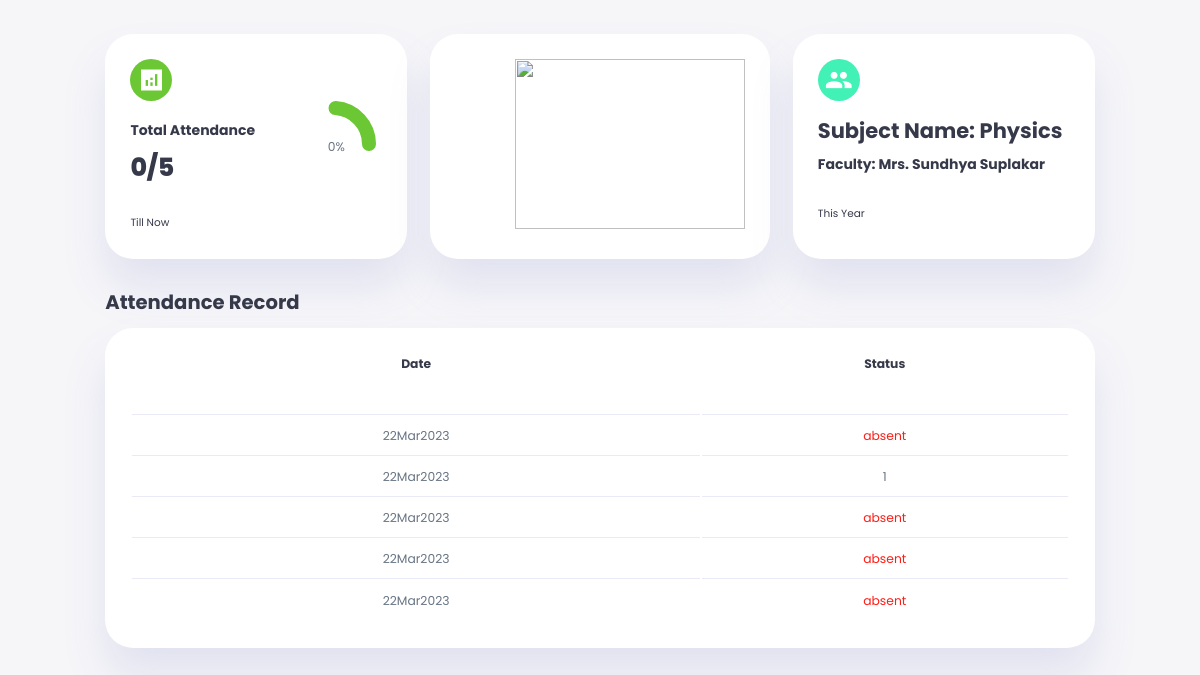
Page /sub_atten/Sub_physics.php (signed in) on the committed database.
### tables this page shows
CREATE TABLE `physics` (
  `Rollno` int NOT NULL,
  `Name` varchar(50) NOT NULL,
  `L1` varchar(20) NOT NULL,
  `L2` varchar(255) NOT NULL DEFAULT 'absent',
  `L3` varchar(255) NOT NULL DEFAULT 'absent',
  `L4` varchar(255) NOT NULL DEFAULT 'absent',
  `L5` varchar(255) NOT NULL DEFAULT 'absent',
  `L6` varchar(255) NOT NULL DEFAULT 'absent'
);

### sub_atten/SubjectP.php (called while the page is built, shortened)
<?php
function getTotalPresentCount($tableName) {
  require('db_connect.php');
    $result = $conn->query("SHOW COLUMNS FROM $tableName");
    $columns = array();
    if ($result->num_rows > 0) {
        while ($row = $result->fetch_assoc()) {
            $columnName = $row["Field"];
            if (substr($columnName, 0, 1) === "L") {
                $columns[] = $columnName;
            }
        }
        $TC = count($columns);
    } else {
        echo "Error: No columns found in table '$tableName'";
        exit();
    }
    $sql = "SELECT ";
    $caseStatements = array();
    foreach ($columns as $column) {
        $caseStatements[] = "(CASE WHEN $column = 'present' THEN 1 ELSE 0 END)";
    }
    $sqltest = mysqli_query($conn, "SELECT * FROM users WHERE unique_id = {$_SESSION['unique_id']}");
    if (mysqli_num_rows($sqltest) > 0) {
        $row = mysqli_fetch_assoc($sqltest);
    }
    $name = $row['fname'];
    $sql .= implode(" + ", $caseStatements) . " AS total_present FROM $tableName WHERE name = '$name' LIMIT 1";
    $result = $conn->query($sql);
    if (!$result) {
        echo "Error: " . $sql . "<br>" . $conn->error;
    } else {
        if ($result->num_rows > 0) {
            while($row = $result->fetch_assoc()) {
                $TPC = $row["total_present"];
                $per = ($TPC / $TC * 100);
                $resultArray = array("TPC" => $TPC, "TC" => $TC, "percentage" => $per);
                return $resultArray;
            }
        } else {
            echo "0 results";
        }
    }
}
$physicsResult = getTotalPresentCount("physics");
$physicsTPC = $physicsResult["TPC"];
$physicsTC = $physicsResult["TC"];

### sub_atten/Sub_physics.php (the view, shortened to what this page needs)
<!DOCTYPE html>
<html lang="en">
<head>
    <link rel="stylesheet" href="./Sub_attn.css">
</head>
<body>
    <div class="container">
        <aside>
        </aside>
        <main>
            <div class="insights">
                <div class="attendance">
                    <span class="material-icons-sharp">analytics</span>
                    <?php
                    include 'SubjectP.php';
                    $attendance_percentage = round(($physicsTPC / ($physicsTC-1)) * 100);
                    ?>
                    <div class="middle">
                        <div class="left">
                            <h3>Total Attendance</h3>
                            <h1><?php echo $physicsTPC.'/'.($physicsTC-1); ?></h1>
                        </div>
                        <div class="progress">
                            <svg>
                                <circle cx='38' cy='38' r='36' style="stroke-dashoffset: calc(228 - (228 * <?php echo $attendance_percentage; ?>) / 100);"></circle>
                            </svg>
                            <div class="number">
                                <p><?php echo $attendance_percentage.'%'; ?></p>
                            </div>
                        </div>
                    </div>
                    <small class="text-mute">Till Now</small>
                </div>
             <div class="Leaves">
                    <div class="middle">
                        <div class="left">
                        <img src="physics.jpg" class="img" >
                        </div>
                    </div>
            </div>
            <div class="Leaves">
                    <span class="material-icons-sharp">group</span>
                    <div class="middle">
                        <div class="left">
                            <h2>Subject Name: Physics</h2>
                            <h4>Faculty: Mrs. Sundhya Suplakar </h4>
                        </div>
                    </div>
                    <small class="text-mute">This Year</small>
            </div>
</div>
<?php
require('db_connect.php');
$sqltest = mysqli_query($conn, "SELECT * FROM users WHERE unique_id = {$_SESSION['unique_id']}");
        if (mysqli_num_rows($sqltest) > 0) {
            $row = mysqli_fetch_assoc($sqltest);
        }
$name = $row['fname'];
$sql1 = "SELECT * FROM physics WHERE name = '$name'";
$sql2 = "SELECT * FROM physics WHERE name = 'Timestamp'";
$result1 = mysqli_query($conn, $sql1);
$result2 = mysqli_query($conn, $sql2);
if (mysqli_num_rows($result1) > 0 && mysqli_num_rows($result2) > 0) {
    $dates = mysqli_fetch_array($result1, MYSQLI_NUM);
    $statuses = mysqli_fetch_array($result2, MYSQLI_NUM);
    echo '
            <div class="staff-attendance">
            <h2>Attendance Record</h2>
            <table>
            <thead>
                <tr>
                    <th>Date</th>
                    <th>Status</th>
                </tr>
            </thead>
            <tbody>';
            for ($i = 2; $i < count($dates); $i++) {
                if ($dates[$i] == 'absent') {
                    $class = 'warning';
                } elseif ($dates[$i] == 'present') {
                    $class = 'success';
                } else {
                    $class = '';
                }
                echo '<tr>
                        <td>' . substr($statuses[$i], 0, -5) . '</td>
                        <td class="' . $class . '">' . $dates[$i] . '</td>
                      </tr>';
            }
    echo '</tbody>
          </table>
          </div>';
} else {
    echo "No results found.";
}
?>
        </main>
    </div>
</body>
</html>

### sub_atten/Sub_attn.css (style rules this page uses)
:root { --color-primary: #6BC733; --color-danger:#7380ec; --color-success: #41f1b6; --color-warning: #FF1D15; --color-white: #fff; --color-info-dark: #c9cbce; --color-dark: #363949; --color-light: rgba(132, 139, 200, 0.18); --color-primary-variant: #111e88; --color-dark-variant: #677483; --color-background: #f6f6f9; --card-border-radius: 2rem; --border-radius-1: 0.4rem; --border-radius-2: 0.8rem; --border-radius-3: 1.2rem; --card-padding: 1.8rem; --padding-1: 1.2rem; --box-shadow: 0 2rem 3rem var(--color-light); }
* { margin: 0; padding: 0; outline: 0; appearance: none; border: 0; text-decoration: none; box-sizing: border-box; }
html { font-size: 14px; }
body { width: 100vw; height: 100vh; font-family: poppins, sans-serif; font-size: 0.88rem; background: var(--color-background); user-select: none; overflow-x:hidden; color: var(--color-dark); }
.img { margin-left: 60px; width: 230px; height: 170px; }
.container { display: grid; width: 96%; margin: 0 auto; gap: 0.8rem; grid-template-columns: 5rem auto 5rem; }
h1 { font-weight: 800; font-size: 1.8rem; }
h2 { font-size: 1.4rem; }
h3 { font-size: 0.87rem; }
h4 { font-size: 0.8rem; }
small { font-size: 0.75rem; }
p { color: var(--color-dark-variant); }
.warning { color: var(--color-warning); }
aside { height: 100vh; }
main { margin-top: 1.4rem; }
main .insights { display: grid; grid-template-columns: repeat(3, 1fr); gap: 1.6rem; }
main .insights > div { background: var(--color-white); padding: var(--card-padding); border-radius: var(--card-border-radius); margin-top: 1rem; box-shadow: var(--box-shadow); transition: all 300ms ease; }
main .insights > div span { background: var(--color-primary); padding: 0.5rem; border-radius: 50%; color: var(--color-white); font-size: 2rem; }
main .insights > div.Leaves span { background: var(--color-success); }
main .insights > div .middle { display: flex; align-items: center; justify-content: space-between; }
main .insights h2 { margin: 1rem 0 0.6rem; font-size: 1.5rem; }
main .insights h3 { margin: 1rem 0 0.6rem; font-size: 1rem; }
main .insights h4 { margin: 0.5rem 0 0.6rem; font-size: 1rem; }
main .insights .progress { position: relative; width: 92px; height: 92px; border-radius: 50%; }
main .insights svg { width: 7rem; height: 7rem; }
main .insights .progress .number { position: absolute; top: 0; left: 0; height: 100%; width: 100%; display: flex; justify-content: center; align-items: center; }
main .insights small { margin-top: 1.6rem; display: block; }
main .staff-attendance { margin-top: 2rem; }
main .staff-attendance h2 { margin-bottom: 0.8rem; }
main .staff-attendance table { background: var(--color-white); width: 100%; border-radius: var(--card-border-radius); padding: var(--card-padding); text-align: center; box-shadow: var(--box-shadow); transition: all 300ms ease; }
main table tbody td { height: 2.8rem; border-bottom: 1px solid var(--color-light); color: var(--color-dark-variant); }
main table tbody tr:last-child td { border: none; }

### rows in the picture
physics: L2 "22Mar2023", L3 "22Mar2023", L4 "22Mar2023", L5 "22Mar2023", L6 "22Mar2023"
physics: L2 "absent", L3 "1", L4 "absent", L5 "absent", L6 "absent"

### other values in the picture
$physicsTPC "0"
$physicsTC-1 "5"
$attendance_percentage "0"
